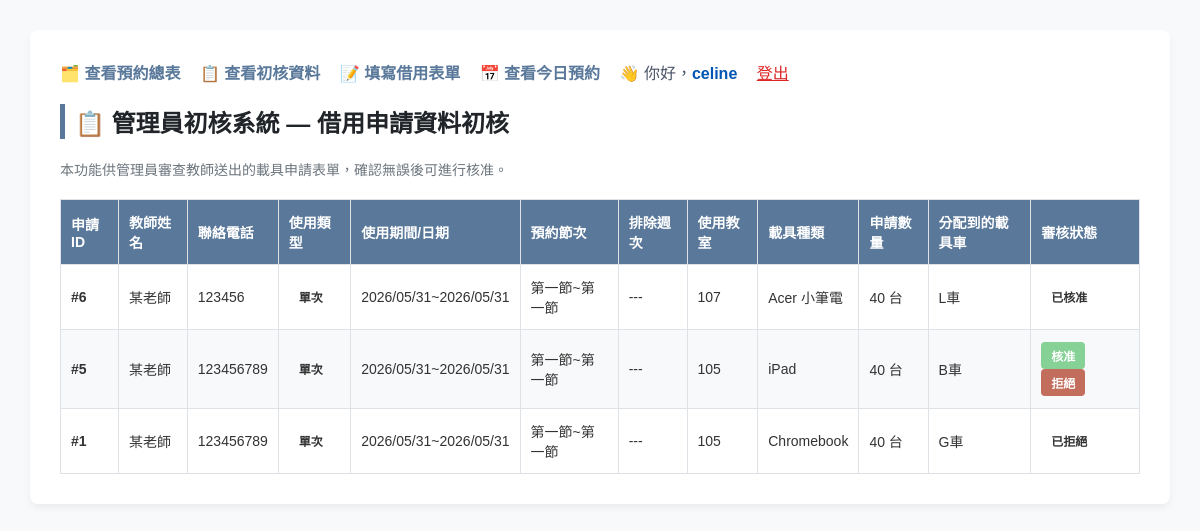
The app's page /borrow/ (signed in) with its own data.
### show/models.py (models this page shows, shortened)
class Borrowlist(models.Model):
    user = models.CharField("借用老師", max_length=20, null=True, blank=True)
    phone = models.CharField("聯絡電話", max_length=25)
    location = models.CharField("教室", max_length=10)
    usage_type_choices = (
        ('once','單次'),
        ('weekly','每周'),
    )
    usage_type = models.CharField(max_length=10, choices = usage_type_choices , default='once')
    DEVICE_CHOICES =(
        ('ipad', 'iPad'),
        ('chromebook', 'Chromebook'),
        ('surface_go', 'Surface Go'),
        ('acer_laptop', 'Acer 小筆電'),
    )
    device_type = models.CharField("載具種類", max_length=20, choices=DEVICE_CHOICES)
    start_date = models.DateField("開始日期", null=True, blank=True)
    end_date = models.DateField("結束日期", null=True, blank=True)
    DAY_CHOICES = (
        ('Monday','星期一'), ('Tuesday','星期二'), ('Wednesday','星期三'),
        ('Thursday','星期四'), ('Friday','星期五'),
    )
    day = models.CharField("星期", choices=DAY_CHOICES, max_length=50, blank=True, null=True)
    PERIODS_CHOICES = (
        ('1', '第一節'), ('2', '第二節'), ('3', '第三節'), ('4', '第四節'),
        ('4.5', '午休'), ('5', '第五節'), ('6', '第六節'), ('7', '第七節'), ('8', '第八節'),
    )
    periods = models.CharField("開始預約節次", max_length=50, choices=PERIODS_CHOICES, default='1')
    PERIODS_END_CHOICES = (
        ('1', '第一節'), ('2', '第二節'), ('3', '第三節'), ('4', '第四節'),
        ('4.5', '午休'), ('5', '第五節'), ('6', '第六節'), ('7', '第七節'), ('8', '第八節'),
    )
    periods_end = models.CharField("結束預約節次", max_length=50, choices=PERIODS_END_CHOICES, default='1')
    exclude_weeks = models.CharField("排除週次/備註", max_length=100, blank=True, default="")
    STATUS_CHOICES = (
        ('待審核', '待審核'),
        ('已通過', '已通過'),
        ('已拒絕', '已拒絕'),
    )
    device_id = models.CharField("載具編號",max_length = 10,default="")
    time_id = models.CharField("時間",max_length = 10,default="")
    status = models.CharField("審核狀態", max_length=10, choices = STATUS_CHOICES , default='待審核')
    device_amount = models.PositiveIntegerField(default=1)
    classroom = models.CharField(max_length=10, blank=True, null=True)
    assigned_vehicle = models.ForeignKey(
        'devicecar',
        on_delete=models.SET_NULL,
        null=True,
        blank=True,
        verbose_name="系統指派載具車"
    )

class devicecar(models.Model):
    device_id = models.CharField(
        max_length=100,
        )
    device_amount = models.PositiveIntegerField(default=1)
    DEVICE_CHOICES =(
        ('ipad', 'iPad'),
        ('chromebook', 'Chromebook'),
        ('surface_go', 'Surface Go'),
        ('acer_laptop', 'Acer 小筆電'),
    )
    device_type = models.CharField("載具種類", max_length=20, choices=DEVICE_CHOICES,blank=True)

### show/views.py (the view, shortened to what this page needs)
# urls.py: path('borrow/', views.view_borrow_list, name='view_borrow_list'),
def view_borrow_list(request):
    borrow_records = Borrowlist.objects.all().order_by('-id')
    return render(request, 'borrow_list.html', {
        'borrow_records': borrow_records
    })

### show/templates/borrow_list.html (shortened to what this page needs)
<!DOCTYPE html>
<html lang="zh-TW">
<head>
</head>
<body>
    <div class="container">
        <div class="nav">
            <a href="{% url 'allreservation_view' %}">🗂️ 查看預約總表 </a>
            <a href="{% url 'view_borrow_list' %}">📋 查看初核資料</a>
            <a href="{% url 'submit_borrow' %}">📝 填寫借用表單</a>
            <a href="{% url 'today_reservation' %}">📅 查看今日預約</a>
            {% if user.is_authenticated %}
                <span style="color: #4a5568; margin-right: 15px;">👋 你好，<strong style="color: #0056b3;">{{ user.username }}</strong></span>
                <a href="{% url 'logout' %}?next={{ request.path }}" style="color: #dc2626; text-decoration: underline; font-weight: 500;">登出</a>
            {% else %}
                <a href="{% url 'login' %}?next={{ request.path }}" style="background-color: #0056b3; color: #ffffff; text-decoration: none; padding: 8px 20px; border-radius: 4px; font-weight: 500; display: inline-block;">登入系統</a>
            {% endif %}
        </div>
        <h2>📋 管理員初核系統 — 借用申請資料初核</h2>
        <p>本功能供管理員審查教師送出的載具申請表單，確認無誤後可進行核准。</p>
        <table>
            <thead>
                <tr>
                    <th>申請ID</th>
                    <th>教師姓名</th>
                    <th>聯絡電話</th>
                    <th>使用類型</th>
                    <th>使用期間/日期</th>
                    <th>預約節次</th>
                    <th>排除週次</th>
                    <th>使用教室</th>
                    <th>載具種類</th>
                    <th>申請數量</th>
                    <th>分配到的載具車</th>
                    <th>審核狀態</th>
                </tr>
            </thead>
            <tbody>
                {% for record in borrow_records %}
                    <tr>
                    <td><strong>#{{ record.id }}</strong></td>
                    <td>{{ record.user }}</td>
                    <td>{{ record.phone }}</td>
                    <td>
                        {% if record.usage_type == 'once' %}
                            <span class="badge bg-primary">單次</span>
                        {% else %}
                            <span class="badge bg-success">每週</span>
                        {% endif %}
                    </td>
                    <td>
                        {{record.start_date|date:"Y/m/d"}}~{{record.end_date|date:"Y/m/d"}}
                    </td>
                    <td>
                        {{ record.get_periods_display }}~{{ record.get_periods_end_display }}
                    </td>
                    <td>
                        {% if record.exclude_weeks %}
                            {{ record.exclude_weeks }}
                        {% else %}
                            ---
                        {% endif %}
                    </td>
                    <td>{{ record.location }}</td>
                    <td>{{ record.get_device_type_display }}</td>
                    <td>{{ record.device_amount }} 台</td>
                    <td>{{ record.assigned_vehicle.device_id }}</td>
                    <td>
                        {% if user.is_superuser %}
                            {% if record.status == '待審核' %}
                                <form method="POST" action="{% url 'view_borrow_list' %}"style="display:inline;">
                                    <button type="submit" name="action" value="approve" class="btn btn-sm btn-approved" onclick="return confirm('確定要核准這筆借用嗎？')"> 核准</button>
                                    <button type="submit" name="action" value="reject" class="btn btn-sm btn-reject" onclick="return confirm('確定要拒絕嗎？')"> 拒絕</button>
                                 </form>
                            {% elif record.status == '已核准' %}
                                <span class="badge bg-info">已核准</span>
                            {% elif record.status == '已拒絕' %}
                                <span class="badge bg-warning">已拒絕</span>
                            {% else %}
                                <span class="badge bg-secondary">{{ record.status }}</span>
                            {% endif %}
                        {% else %}
                        <span class="text-muted">請先登入管理員帳號進行審核</span>
                        {% endif %}
                    </td>
                        </tr>
                        {% empty %}
                        <tr>
                            <td colspan="11" class="text-center text-muted">📭 目前尚無任何教師提交借用申請。</td>
                        </tr>
                {% endfor %}
            </tbody>
        </table>
    </div>
</body>
</html>

### show/templates/borrow_list.html (style rules this page uses)
body { font-family: Arial, sans-serif; margin: 30px; background-color: #f8f9fa; color: #333; }
.container { max-width: 1200px; background: white; padding: 30px; border-radius: 8px; box-shadow: 0 4px 6px rgba(0,0,0,0.05); margin: 0 auto; }
.nav { margin-bottom: 20px; }
.nav a { margin-right: 15px; text-decoration: none; color: #59789a; font-weight: bold; }
h2 { margin-top: 0; color: #212529; border-left: 5px solid #59789a; padding-left: 10px; }
p { color: #6c757d; font-size: 14px; }
table { width: 100%; border-collapse: collapse; margin-top: 20px; font-size: 14px; }
th, td { border: 1px solid #dee2e6; padding: 12px 10px; text-align: left; }
th { background-color: #59789a; color: white; font-weight: 600; }
tr:nth-child(even) { background-color: #f8f9fa; }
.badge { padding: 5px 10px; border-radius: 20px; font-size: 12px; font-weight: bold; display: inline-block; }
.btn { padding: 5px 10px; border: none; border-radius: 4px; cursor: pointer; font-size: 12px; font-weight: bold; margin-right: 4px; }
.btn-approved { background-color: #86d196; color: white; }
.btn-reject { background-color: #c36d5c; color: rgb(255, 255, 255); }

### records on screen
Borrowlist: id "6", user "某老師", phone "123456", usage_type "單次", start_date "2026/05/31", end_date "2026/05/31", periods "第一節", periods_end "第一節", location "107", device_type "Acer 小筆電", device_amount "40", assigned_vehicle.device_id "L車", status "已核准"
Borrowlist: id "5", user "某老師", phone "123456789", usage_type "單次", start_date "2026/05/31", end_date "2026/05/31", periods "第一節", periods_end "第一節", location "105", device_type "iPad", device_amount "40", assigned_vehicle.device_id "B車"
Borrowlist: id "1", user "某老師", phone "123456789", usage_type "單次", start_date "2026/05/31", end_date "2026/05/31", periods "第一節", periods_end "第一節", location "105", device_type "Chromebook", device_amount "40", assigned_vehicle.device_id "G車", status "已拒絕"

### other values on screen
{{ user.username }} "celine"
